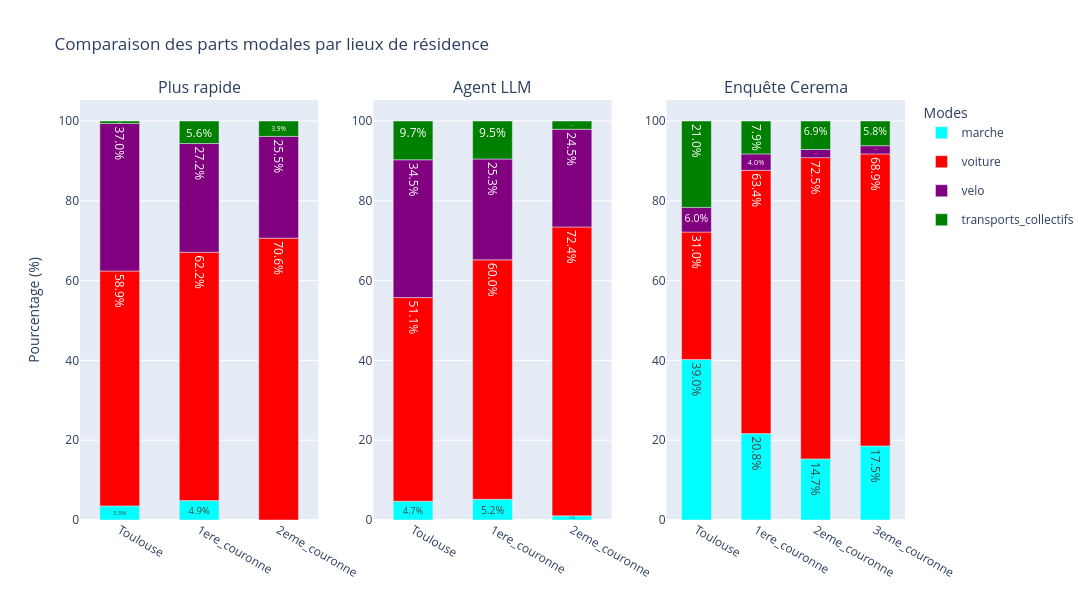

Write notebook code for a chart like this one.
### Code cell
bar_graph(moves, cerema["parts_modales_2023"]["lieu_residence"], "Comparaison des parts modales par lieux de résidence", x_name="Lieu de résidence")

### Figure 1 — Plotly figure (JSON) as saved in the notebook; plotly's stock layout.template omitted (floating-point values rounded to 4 significant figures)
{"data": [{"legendgroup": "marche", "marker": {"color": "cyan"}, "name": "marche", "showlegend": true, "text": ["3.5350101971447994", "4.858831254103743"], "textposition": "inside", "texttemplate": "%{text:.1f}%", "type": "bar", "x": ["Toulouse", "1ere_couronne"], "xaxis": "x", "y": [52, 74], "yaxis": "y"}, {"legendgroup": "voiture", "marker": {"color": "red"}, "name": "voiture", "showlegend": true, "text": ["58.871515975526854", "62.24556795797768", "70.62314540059347"], "textposition": "inside", "texttemplate": "%{text:.1f}%", "type": "bar", "x": ["Toulouse", "1ere_couronne", "2eme_couronne"], "xaxis": "x", "y": [866, 948, 476], "yaxis": "y"}, {"legendgroup": "velo", "marker": {"color": "purple"}, "name": "velo", "showlegend": true, "text": ["36.98164513936098", "27.248850952068288", "25.519287833827892"], "textposition": "inside", "texttemplate": "%{text:.1f}%", "type": "bar", "x": ["Toulouse", "1ere_couronne", "2eme_couronne"], "xaxis": "x", "y": [544, 415, 172], "yaxis": "y"}, {"legendgroup": "transports_collectifs", "marker": {"color": "green"}, "name": "transports_collectifs", "showlegend": true, "text": ["0.6118286879673691", "5.646749835850295", "3.857566765578635"], "textposition": "inside", "texttemplate": "%{text:.1f}%", "type": "bar", "x": ["Toulouse", "1ere_couronne", "2eme_couronne"], "xaxis": "x", "y": [9, 86, 26], "yaxis": "y"}, {"legendgroup": "marche", "marker": {"color": "cyan"}, "name": "marche", "showlegend": false, "text": ["4.6906866077498295", "5.187130663164806", "1.0385756676557862"], "textposition": "inside", "texttemplate": "%{text:.1f}%", "type": "bar", "x": ["Toulouse", "1ere_couronne", "2eme_couronne"], "xaxis": "x2", "y": [69, 79, 7], "yaxis": "y2"}, {"legendgroup": "voiture", "marker": {"color": "red"}, "name": "voiture", "showlegend": false, "text": ["51.05370496261047", "60.013131976362445", "72.40356083086054"], "textposition": "inside", "texttemplate": "%{text:.1f}%", "type": "bar", "x": ["Toulouse", "1ere_couronne", "2eme_couronne"], "xaxis": "x2", "y": [751, 914, 488], "yaxis": "y2"}, {"legendgroup": "velo", "marker": {"color": "purple"}, "name": "velo", "showlegend": false, "text": ["34.5343303874915", "25.279054497701903", "24.480712166172104"], "textposition": "inside", "texttemplate": "%{text:.1f}%", "type": "bar", "x": ["Toulouse", "1ere_couronne", "2eme_couronne"], "xaxis": "x2", "y": [508, 385, 165], "yaxis": "y2"}, {"legendgroup": "transports_collectifs", "marker": {"color": "green"}, "name": "transports_collectifs", "showlegend": false, "text": ["9.7212780421482", "9.520682862770848", "2.0771513353115725"], "textposition": "inside", "texttemplate": "%{text:.1f}%", "type": "bar", "x": ["Toulouse", "1ere_couronne", "2eme_couronne"], "xaxis": "x2", "y": [143, 145, 14], "yaxis": "y2"}, {"legendgroup": "marche", "marker": {"color": "cyan"}, "name": "marche", "showlegend": false, "text": ["39.0", "20.792079207920793", "14.705882352941178", "17.475728155339805"], "textposition": "inside", "texttemplate": "%{text:.1f}%", "type": "bar", "x": ["Toulouse", "1ere_couronne", "2eme_couronne", "3eme_couronne"], "xaxis": "x3", "y": [39, 21, 15, 18], "yaxis": "y3"}, {"legendgroup": "voiture", "marker": {"color": "red"}, "name": "voiture", "showlegend": false, "text": ["31.0", "63.366336633663366", "72.54901960784314", "68.93203883495146"], "textposition": "inside", "texttemplate": "%{text:.1f}%", "type": "bar", "x": ["Toulouse", "1ere_couronne", "2eme_couronne", "3eme_couronne"], "xaxis": "x3", "y": [31, 64, 74, 71], "yaxis": "y3"}, {"legendgroup": "velo", "marker": {"color": "purple"}, "name": "velo", "showlegend": false, "text": ["6.0", "3.9603960396039604", "1.9607843137254901", "1.9417475728155338"], "textposition": "inside", "texttemplate": "%{text:.1f}%", "type": "bar", "x": ["Toulouse", "1ere_couronne", "2eme_couronne", "3eme_couronne"], "xaxis": "x3", "y": [6, 4, 2, 2], "yaxis": "y3"}, {"legendgroup": "transports_collectifs", "marker": {"color": "green"}, "name": "transports_collectifs", "showlegend": false, "text": ["21.0", "7.920792079207921", "6.862745098039216", "5.825242718446602"], "textposition": "inside", "texttemplate": "%{text:.1f}%", "type": "bar", "x": ["Toulouse", "1ere_couronne", "2eme_couronne", "3eme_couronne"], "xaxis": "x3", "y": [21, 8, 7, 6], "yaxis": "y3"}], "layout": {"annotations": [{"font": {"size": 16}, "showarrow": false, "text": "Plus rapide", "x": 0.1444, "xanchor": "center", "xref": "paper", "y": 1.0, "yanchor": "bottom", "yref": "paper"}, {"font": {"size": 16}, "showarrow": false, "text": "Agent LLM", "x": 0.5, "xanchor": "center", "xref": "paper", "y": 1.0, "yanchor": "bottom", "yref": "paper"}, {"font": {"size": 16}, "showarrow": false, "text": "Enquête Cerema", "x": 0.8556, "xanchor": "center", "xref": "paper", "y": 1.0, "yanchor": "bottom", "yref": "paper"}], "bargap": 0.5, "barmode": "relative", "barnorm": "percent", "height": 600, "legend": {"title": {"text": "Modes"}}, "title": {"text": "Comparaison des parts modales par lieux de résidence"}, "width": 1300, "xaxis": {"anchor": "y", "categoryarray": ["Toulouse", "1ere_couronne", "2eme_couronne", "3eme_couronne"], "categoryorder": "array", "domain": [0.0, 0.2889], "showgrid": false, "type": "category"}, "xaxis2": {"anchor": "y2", "categoryarray": ["Toulouse", "1ere_couronne", "2eme_couronne", "3eme_couronne"], "categoryorder": "array", "domain": [0.3556, 0.6444], "showgrid": false, "type": "category"}, "xaxis3": {"anchor": "y3", "categoryarray": ["Toulouse", "1ere_couronne", "2eme_couronne", "3eme_couronne"], "categoryorder": "array", "domain": [0.7111, 1.0], "showgrid": false, "type": "category"}, "yaxis": {"anchor": "x", "domain": [0.0, 1.0], "title": {"text": "Pourcentage (%)"}}, "yaxis2": {"anchor": "x2", "domain": [0.0, 1.0]}, "yaxis3": {"anchor": "x3", "domain": [0.0, 1.0]}}}
